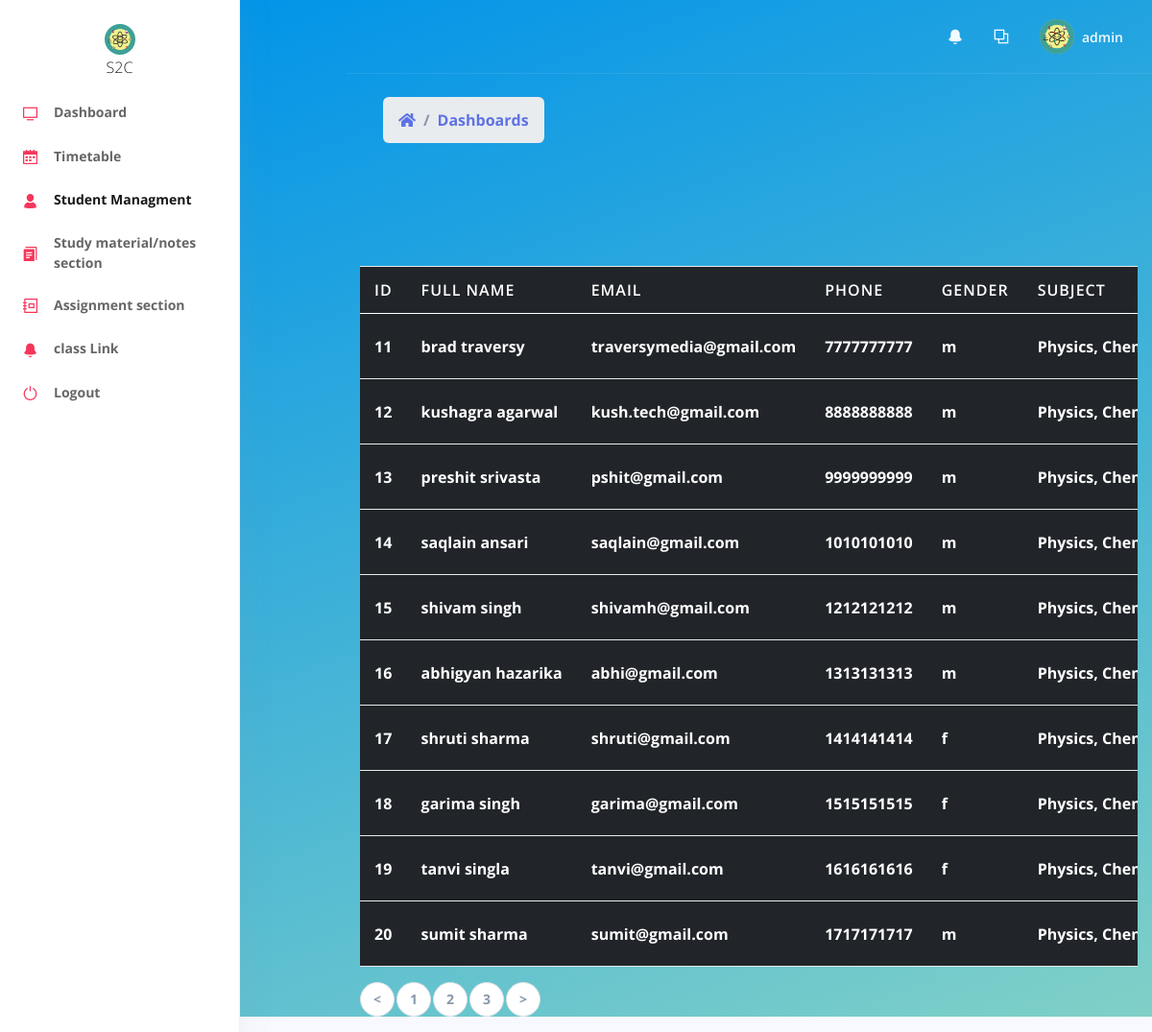
The app's page /dashboard/studentmanagement.php?page=2 (signed in) with its own data.
### tables this page shows
CREATE TABLE `register` (
  `id` int(11) NOT NULL PRIMARY KEY AUTO_INCREMENT,
  `firstname` varchar(255) NOT NULL,
  `lastname` varchar(255) NOT NULL,
  `email` varchar(255) NOT NULL,
  `password` varchar(25) NOT NULL,
  `phone` varchar(10) NOT NULL,
  `gender` char(1) NOT NULL,
  `subject` varchar(1000) NOT NULL,
  `class` varchar(5) NOT NULL
);

### includes/session_check.php (called while the page is built, shortened)
<?php
if (isset($_SESSION['loggedin'])) {
    $username = $_SESSION['username'];
} else {
    echo "<script>alert('user not loggedin');</script>";
    header("refresh:2;url=../login.php");
    exit;
}

### dashboard/studentmanagement.php (the view, shortened to what this page needs)
<?php
include("../includes/session_check.php");
$pageName = "studentmanagment";
$limit = 10;
$page = isset($_GET['page']) ? $_GET['page'] : 1;
$offset = ($page - 1) * $limit;
$res = $conn->query("SELECT * FROM register ORDER BY id ASC LIMIT {$offset},{$limit}");
$result1 = $conn->query("SELECT count(id) AS id FROM register");
$studentCount = $result1->fetch_assoc();
$total = $studentCount['id'];
$totalPages = ceil($total / $limit);
$previous = $page - 1;
$next = $page + 1;
?>
<!DOCTYPE html>
<html lang="en">
<head>
    <link rel="stylesheet" href="./assets/vendor/nucleo/css/nucleo.css" type="text/css">
    <link rel="stylesheet" href="./assets/vendor/@fortawesome/fontawesome-free/css/all.min.css" type="text/css">
    <link href="https://cdn.jsdelivr.net/npm/bootstrap@5.0.2/dist/css/bootstrap.min.css" rel="stylesheet">
    <link rel="stylesheet" href="./assets/js/student-backend/student-style.css">
    <link rel="stylesheet" href="./assets/css/argon.css?v=1.2.0" type="text/css">
</head>
<body>
    <?php include("../includes/dashboardNavbar.php"); ?>
    <div class="main-content" id="panel" style="background-color: #0093E9;
background-image: linear-gradient(160deg, #0093E9 0%, #80D0C7 100%);padding-left:15%;
">
        <?php include("../includes/dashboardTopNav.php"); ?>
        <?php include("../includes/dashboardHeader.php"); ?>
        <div class="container">
            <table class="table text-white table-inverse table-responsive bg-dark">
                <thead class="thead-inverse">
                    <tr>
                        <th>ID</th>
                        <th>Full Name</th>
                        <th>Email</th>
                        <th>Phone</th>
                        <th>Gender</th>
                        <th>Subject</th>
                    </tr>
                </thead>
                <tbody>
                    <?php while ($row = $res->fetch_assoc()) : ?>
                        <tr>
                            <td scope="row"><?php echo $row['id']; ?></td>
                            <td><?php echo $row['firstname'] ?>&nbsp;<?php echo $row['lastname']; ?></td>
                            <td><?php echo $row['email']; ?></td>
                            <td><?php echo $row['phone']; ?></td>
                            <td><?php echo $row['gender']; ?></td>
                            <td><?php echo $row['subject']; ?></td>
                        </tr>
                    <?php endwhile; ?>
                </tbody>
            </table>
            <nav aria-label="Page navigation example">
                <ul class="pagination">
                    <?php if ($page > 1) : ?>
                        <li class="page-item"><a class="page-link" href="studentmanagement.php?page=<?php echo $previous; ?>">&lt;</a></li>
                    <?php endif; ?>
                    <?php
                    $i = 1;
                    while ($i <= $totalPages) : ?>
                        <li class="page-item <?php $i == $page ? 'active' : '' ?> ">
                            <a class="page-link" href="studentmanagement.php?page=<?php echo $i; ?>"><?php echo $i; ?></a>
                        </li>
                    <?php
                        $i++;
                    endwhile;
                    ?>
                    <?php
                    if ($totalPages > $page) : ?>
                        <li class="page-item"><a class="page-link" href="studentmanagement.php?page=<?php echo $next; ?>">&gt;</a></li>
                    <?php endif; ?>
                </ul>
            </nav>
        </div>
</body>
</html>

### includes/dashboardNavbar.php
<nav class="sidenav navbar navbar-vertical  fixed-left  navbar-expand-xs navbar-light bg-white" id="sidenav-main">
  <div class="scrollbar-inner">
    <div class="sidenav-header  align-items-center">
      <a class="navbar-brand" href="dashboard.php">
        <img src="../assets/img/logo.jpeg" class="navbar-brand-img " alt="..." style="border-radius:50%">
        <p class="text-dark">S2C</p>
      </a>
    </div>
    <div class="navbar-inner">
      <div class="collapse navbar-collapse" id="sidenav-collapse-main">
        <ul class="navbar-nav"><strong>
            <li class="nav-item">
              <a class="nav-link <?php echo $page == "dashboard" ? "active" : ""; ?>" href="dashboard.php">
                <i class="ni ni-tv-2 text-primary text-red"></i>
                <span class="nav-link-text"><strong>Dashboard</strong></span>
              </a>
            </li>
            <li class="nav-item">
              <a class="nav-link <?php echo $page == "timetable" ? "active" : ""; ?>" href="timetable.php">
                <i class="ni ni-calendar-grid-58 text-red"></i>
                <span class="nav-link-text"><strong>Timetable</strong></span>
              </a>
            </li>
            <li class="nav-item <?php echo $username !== "admin" ? "d-none" : "" ?>">
              <a class="nav-link <?php echo $pageName == "studentmanagment" ? "active" : ""; ?>" href="studentmanagement.php">
                <i class="ni ni-single-02 text-red"></i>
                <span class="nav-link-text"><strong>Student Managment</strong></span>
              </a>
            </li>
            <li class="nav-item">
              <a class="nav-link <?php echo $page == "studymaterial" ? "active" : ""; ?>" href="studymaterial.php">
                <i class="ni ni-single-copy-04 text-red"></i>
                <span class="nav-link-text"> <strong>Study material/notes section</strong></span>
              </a>
            </li>
            <li class="nav-item">
              <a class="nav-link <?php echo $page == "assignment" ? "active" : ""; ?>" href="assignment.php">
                <i class="ni ni-collection text-red"></i>
                <span class="nav-link-text"> <strong>Assignment section</strong></span>
              </a>
            </li>
            <li class="nav-item">
              <a class="nav-link <?php echo $page == "classlink" ? "active" : ""; ?>" href="classlink.php">
                <i class="ni ni-bell-55 text-red"></i>
                <span class="nav-link-text"> <strong>class Link</strong></span>
              </a>
            </li>
            <li class="nav-item">
              <a class="nav-link" href="../logout.php">
                <i class="ni ni-button-power text-red"></i>
                <span class="nav-link-text"><strong>Logout</strong></span>
              </a>
            </li>
        </ul>
      </div>
    </div>
  </div>
</nav>

### includes/dashboardTopNav.php (shortened to what this page needs)
<nav class="navbar navbar-top navbar-expand navbar-dark  border-bottom">
    <div class="container-fluid">
        <div class="collapse navbar-collapse" id="navbarSupportedContent">
            <ul class="navbar-nav align-items-center  ml-md-auto ">
                <li class="nav-item dropdown">
                    <a class="nav-link" href="#" role="button" data-toggle="dropdown" aria-haspopup="true" aria-expanded="false">
                        <i class="ni ni-bell-55"></i>
                    </a>
                </li>
                <li class="nav-item dropdown">
                    <a class="nav-link" href="#" role="button" data-toggle="dropdown" aria-haspopup="true" aria-expanded="false">
                        <i class="ni ni-ungroup"></i>
                    </a>
                </li>
            </ul>
            <ul class="navbar-nav align-items-center  ml-auto ml-md-0 ">
                <li class="nav-item dropdown">
                    <a class="nav-link pr-0" href="#" role="button" data-toggle="dropdown" aria-haspopup="true" aria-expanded="false">
                        <div class="media align-items-center">
                            <span class="avatar avatar-sm rounded-circle">
                                <img alt="Image placeholder" src="../assets/img/logo.jpeg">
                            </span>
                            <div class="media-body  ml-2  d-none d-lg-block">
                                <span class="mb-0 text-sm  font-weight-bold"><?php echo $_SESSION['username']; ?></span>
                            </div>
                        </div>
                    </a>
                </li>
            </ul>
        </div>
    </div>
</nav>

### includes/dashboardHeader.php
<div class="header" style="height:200px;">
    <div class="container">
        <div class="header-body">
            <div class="row align-items-center py-4">
                <div class="col-lg-6 col-7">
                    <nav aria-label="breadcrumb" class="d-none d-md-inline-block ml-md-4">
                        <ol class="breadcrumb breadcrumb-links breadcrumb-dark">
                            <li class="breadcrumb-item"><a href="dashboard.php"><i class="fas fa-home"></i></a></li>
                            <li class="breadcrumb-item"><a href="dashboard.php">Dashboards</a></li>
                        </ol>
                    </nav>
                </div>
            </div>
        </div>
    </div>
</div>

### dashboard/assets/js/student-backend/student-style.css (style rules this page uses)
table.table tr th, table.table tr td { border-color: #e9e9e9; padding: 12px 15px; font-size: 16px; vertical-align: middle; }
table.table tr th:first-child { width: 60px; }
table.table th { color: white; }
table.table tr:nth-child(even) { color: white; }

### records on screen
register: id "11", firstname "brad", lastname "traversy", email "traversymedia@gmail.com", phone "7777777777", gender "m", subject "Physics,…"
register: id "12", firstname "kushagra", lastname "agarwal", email "kush.tech@gmail.com", phone "8888888888", gender "m", subject "Physics,…"
register: id "13", firstname "preshit", lastname "srivasta", email "pshit@gmail.com", phone "9999999999", gender "m", subject "Physics,…"
register: id "14", firstname "saqlain", lastname "ansari", email "saqlain@gmail.com", phone "1010101010", gender "m", subject "Physics,…"
register: id "15", firstname "shivam", lastname "singh", email "shivamh@gmail.com", phone "1212121212", gender "m", subject "Physics,…"
register: id "16", firstname "abhigyan", lastname "hazarika", email "abhi@gmail.com", phone "1313131313", gender "m", subject "Physics,…"
register: id "17", firstname "shruti", lastname "sharma", email "shruti@gmail.com", phone "1414141414", gender "f", subject "Physics,…"
register: id "18", firstname "garima", lastname "singh", email "garima@gmail.com", phone "1515151515", gender "f", subject "Physics,…"
register: id "19", firstname "tanvi", lastname "singla", email "tanvi@gmail.com", phone "1616161616", gender "f", subject "Physics,…"
register: id "20", firstname "sumit", lastname "sharma", email "sumit@gmail.com", phone "1717171717", gender "m", subject "Physics,…"

### other values on screen
$_SESSION['username'] "admin"
